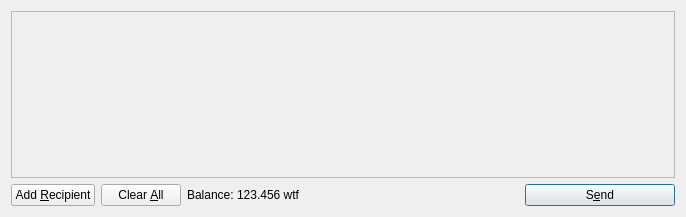
<?xml version="1.0" encoding="UTF-8"?>
<ui version="4.0">
 <class>SendCoinsDialog</class>
 <widget class="QDialog" name="SendCoinsDialog">
  <property name="geometry">
   <rect>
    <x>0</x>
    <y>0</y>
    <width>686</width>
    <height>217</height>
   </rect>
  </property>
  <property name="windowTitle">
   <string>Send Coins</string>
  </property>
  <layout class="QVBoxLayout" name="verticalLayout">
   <item>
    <widget class="QScrollArea" name="scrollArea">
     <property name="widgetResizable">
      <bool>true</bool>
     </property>
     <widget class="QWidget" name="scrollAreaWidgetContents">
      <property name="geometry">
       <rect>
        <x>0</x>
        <y>0</y>
        <width>666</width>
        <height>165</height>
       </rect>
      </property>
      <layout class="QVBoxLayout" name="verticalLayout_2">
       <property name="margin">
        <number>0</number>
       </property>
       <item>
        <layout class="QVBoxLayout" name="entries">
         <property name="spacing">
          <number>6</number>
         </property>
        </layout>
       </item>
       <item>
        <spacer name="verticalSpacer">
         <property name="orientation">
          <enum>Qt::Vertical</enum>
         </property>
         <property name="sizeHint" stdset="0">
          <size>
           <width>20</width>
           <height>40</height>
          </size>
         </property>
        </spacer>
       </item>
      </layout>
     </widget>
    </widget>
   </item>
   <item>
    <layout class="QHBoxLayout" name="horizontalLayout">
     <item>
      <widget class="QPushButton" name="addButton">
       <property name="toolTip">
        <string>Send to multiple recipients at once</string>
       </property>
       <property name="text">
        <string>Add &amp;Recipient</string>
       </property>
       <property name="icon">
        <iconset resource="../bitcoin.qrc">
         <normaloff>:/icons/add</normaloff>:/icons/add</iconset>
       </property>
       <property name="autoDefault">
        <bool>false</bool>
       </property>
      </widget>
     </item>
     <item>
      <widget class="QPushButton" name="clearButton">
       <property name="sizePolicy">
        <sizepolicy hsizetype="Minimum" vsizetype="Fixed">
         <horstretch>0</horstretch>
         <verstretch>0</verstretch>
        </sizepolicy>
       </property>
       <property name="toolTip">
        <string>Remove all transaction fields</string>
       </property>
       <property name="text">
        <string>Clear &amp;All</string>
       </property>
       <property name="icon">
        <iconset resource="../bitcoin.qrc">
         <normaloff>:/icons/remove</normaloff>:/icons/remove</iconset>
       </property>
       <property name="autoRepeatDelay">
        <number>300</number>
       </property>
       <property name="autoDefault">
        <bool>false</bool>
       </property>
      </widget>
     </item>
     <item>
      <layout class="QHBoxLayout" name="horizontalLayout_2">
       <property name="spacing">
        <number>3</number>
       </property>
       <item>
        <widget class="QLabel" name="label">
         <property name="text">
          <string>Balance:</string>
         </property>
        </widget>
       </item>
       <item>
        <widget class="QLabel" name="labelBalance">
         <property name="cursor">
          <cursorShape>IBeamCursor</cursorShape>
         </property>
         <property name="text">
          <string>123.456 wtf</string>
         </property>
         <property name="textInteractionFlags">
          <set>Qt::LinksAccessibleByMouse|Qt::TextSelectableByKeyboard|Qt::TextSelectableByMouse</set>
         </property>
        </widget>
       </item>
      </layout>
     </item>
     <item>
      <spacer name="horizontalSpacer">
       <property name="orientation">
        <enum>Qt::Horizontal</enum>
       </property>
       <property name="sizeHint" stdset="0">
        <size>
         <width>40</width>
         <height>20</height>
        </size>
       </property>
      </spacer>
     </item>
     <item>
      <widget class="QPushButton" name="sendButton">
       <property name="minimumSize">
        <size>
         <width>150</width>
         <height>0</height>
        </size>
       </property>
       <property name="toolTip">
        <string>Confirm the send action</string>
       </property>
       <property name="text">
        <string>S&amp;end</string>
       </property>
       <property name="icon">
        <iconset resource="../bitcoin.qrc">
         <normaloff>:/icons/send</normaloff>:/icons/send</iconset>
       </property>
       <property name="default">
        <bool>true</bool>
       </property>
      </widget>
     </item>
    </layout>
   </item>
  </layout>
 </widget>
 <resources>
  <include location="../bitcoin.qrc"/>
 </resources>
 <connections/>
</ui>
